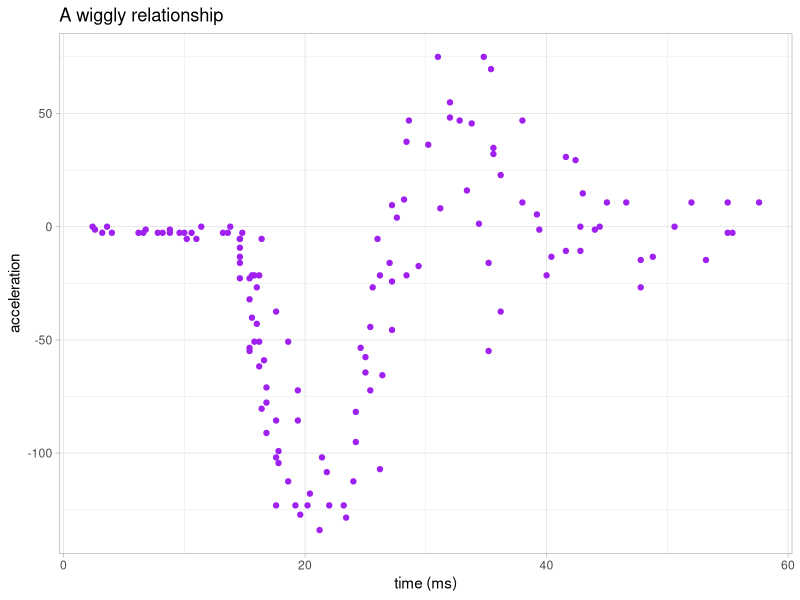
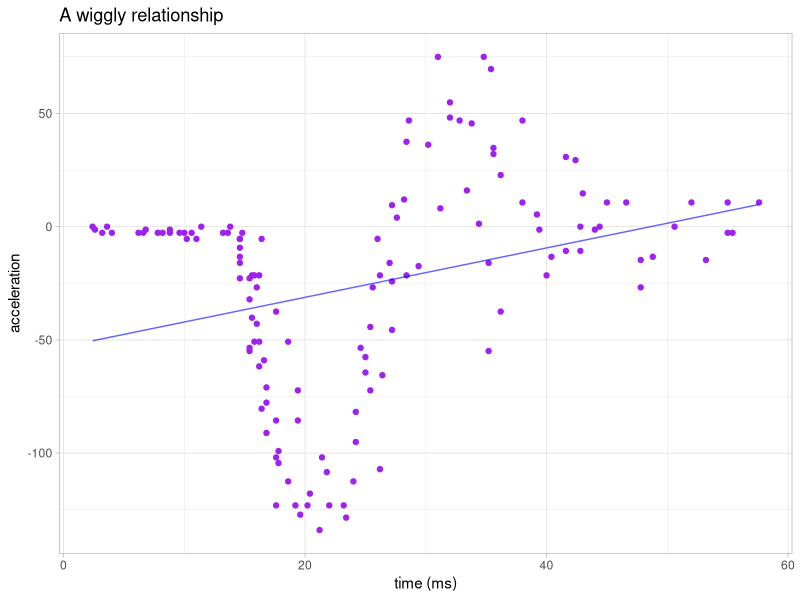
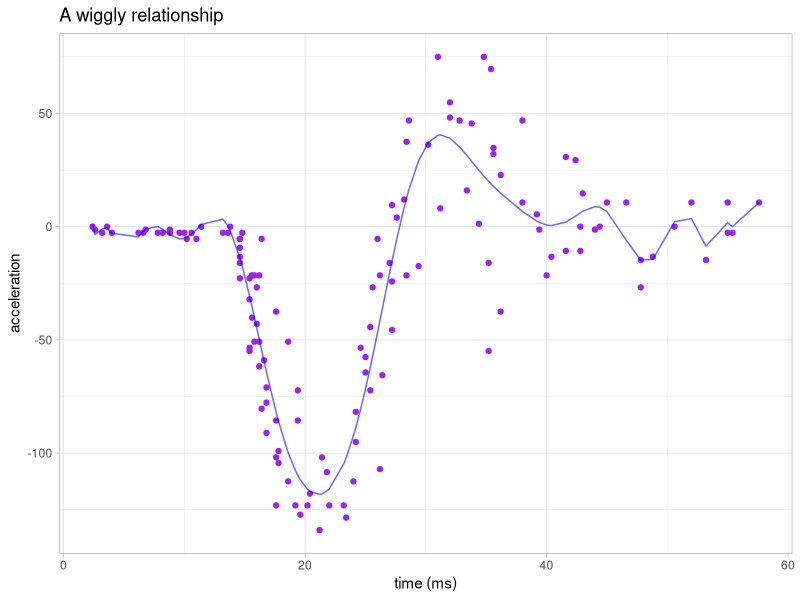
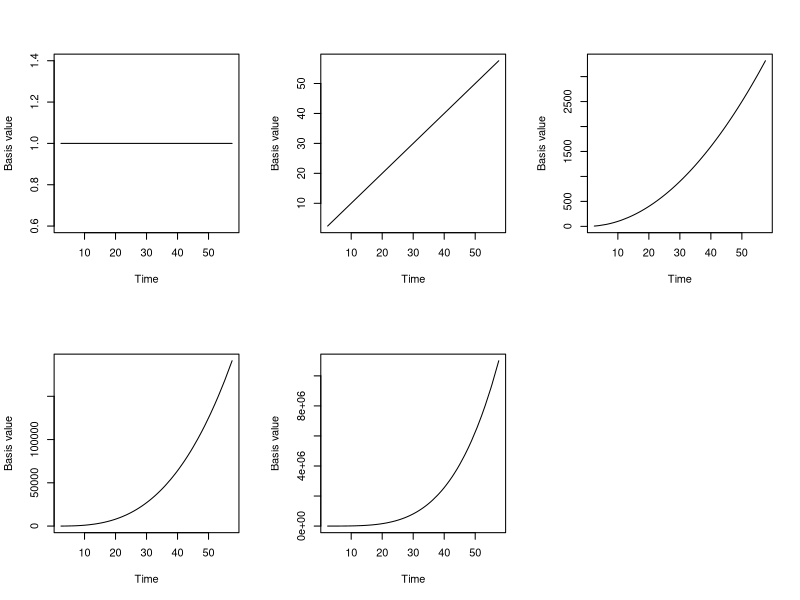
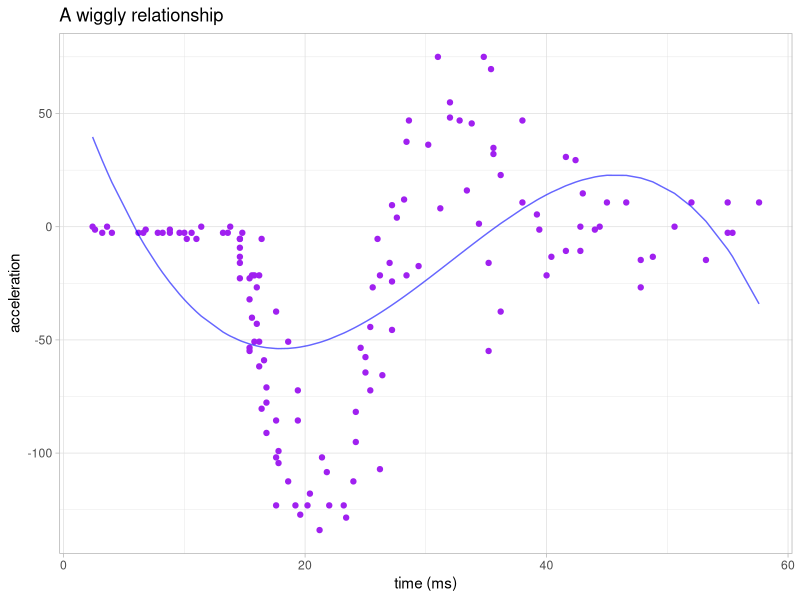
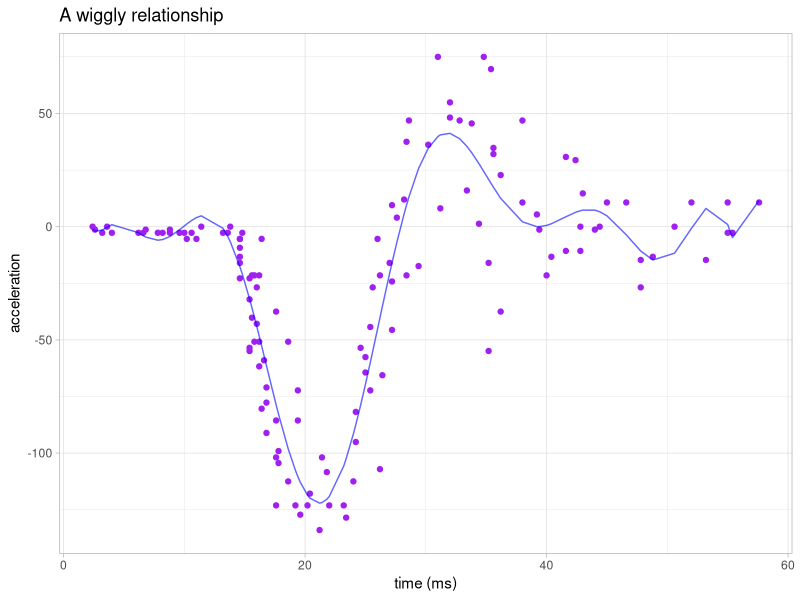
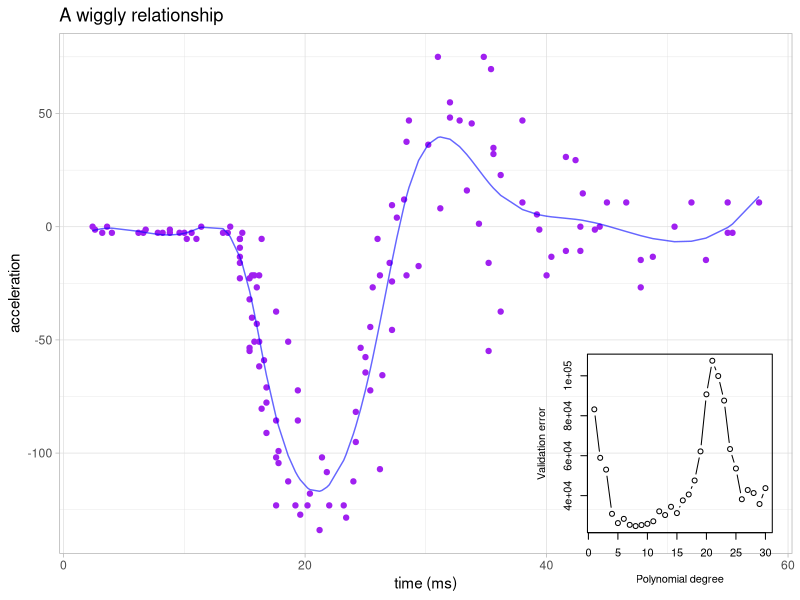

Generate these figures, in order, with R:
## ---- chunk 1
knitr::opts_chunk$set(echo = TRUE)
## ---- chunk 2
  
#= I use this all the time, thanks Hadley Wickham

  library(tidyverse)

#= use the mcyle data in the MASS library

  library(MASS)
  data(mcycle)

## ---- chunk 3

  head(mcycle)
  
  
  p <- ggplot(data=mcycle) +
      geom_point(aes(x=times, y=accel), col='purple', size=1.5) +
      xlab('time (ms)') + ylab('acceleration') + ggtitle('A wiggly relationship') +
      theme_light()

  p

## ---- chunk 4

  # to emphasise the basis matrix - intercept and linear term.
  f1Basis <- data.frame(y = mcycle$accel, x0 = 1, x1 = mcycle$times)
  head(f1Basis)
  
## ---- chunk 5

  # No intercept, I've got it already
  f1Fitted <- lm(y ~ . -1, data = f1Basis)
  summary(f1Fitted)
  
  f1Predicted <- f1Basis %>% mutate(yhat = fitted(f1Fitted)) %>% arrange(x1)
  
  p + geom_line(data = f1Predicted, aes(x1, yhat), col = 'blue', alpha = 0.6)


## ---- chunk 6

  # a complex model
  fbigFitted <- lm(accel ~ poly(times, 20), data = mcycle)
  
  fbigPredicted <- mcycle %>% mutate(yhat = fitted(fbigFitted)) %>% arrange(times)
  
  p + geom_line(data = fbigPredicted, aes(times, yhat), col = 'blue', alpha = 0.6)
  
## ---- chunk 7
  
  # construct using "raw" polynomials - usually you'd use orthogonal, but those are details
  f4Basis <- cbind(1, poly(mcycle$times, 4, raw = T))
  head(f4Basis)  

  par(mfrow = c(2,3))  

  for(i in 1:5){
    plot(mcycle$times, f4Basis[,i], xlab = "Time", ylab = "Basis value", type = 'l')
  }

## ---- chunk 8

  # fit that back to our data - several basis functions
  f4Basis <- data.frame(y = mcycle$accel, f4Basis)
  f4Fitted <- lm(y ~ ., data = f4Basis)
  
  f4Predicted <- f4Basis %>% mutate(yhat = fitted(f4Fitted)) %>% arrange(X1)
  
  p + geom_line(data = f4Predicted, aes(X1, yhat), col = 'blue', alpha = 0.6)

## ---- chunk 9

  # make lots of f
  
  basisList <- list()

  for(i in 1:20){
    
    basisList[[i]] <- data.frame(y = mcycle$accel, poly(mcycle$times, degree = i, raw = T))
  
    }
  
  # fit them all using OLS 

  modelList <- lapply(basisList, function(q){lm(y~., data = q)})

## ---- chunk 10

  adjRsq <- lapply(modelList, function(q){summary(q)$adj.r.squared}) %>% unlist()

  which.max(adjRsq)

## ---- chunk 11

  bestModel <- basisList[[12]] %>% mutate(yhat = fitted(modelList[[12]])) %>% arrange(X1)
  
  p + geom_line(data = bestModel, aes(X1, yhat), col = 'blue', alpha = 0.6)

## ---- chunk 12

  # make lots of f
  library(splines)  

  basisList <- list()

  for(i in 1:20){
    
    basisList[[i]] <- data.frame(y = mcycle$accel, bs(mcycle$times, df = i+2))
  
    }
  

  modelList <- lapply(basisList, function(q){lm(y~., data = q)})

## ---- chunk 13

  adjRsq <- lapply(modelList, function(q){summary(q)$adj.r.squared}) %>% unlist()

  which.max(adjRsq)

## ---- chunk 14

  bestModel <- basisList[[9]] %>% mutate(yhat = fitted(modelList[[9]])) 
  
  p + geom_line(data = bestModel, aes(mcycle$times, yhat), col = 'blue', alpha = 0.6)

## ---- chunk 15

  # create a train and validation set
  set.seed(234324)
  
  # about 60% for training
  trainInd <- sample(1:nrow(mcycle), size = 80, replace = F)  

  trainDat <- mcycle[trainInd,]

  validationDat <- mcycle[-trainInd,]
  
 # make lots of f and fit them with OLS
  
  error <- numeric(30)
 
  for(i in 1:30){
    
    currentModel <- lm(accel ~ bs(times, df = i+3, Boundary.knots = c(min(mcycle$times), max(mcycle$times))), data = trainDat)
    
    yhat <- predict(currentModel, newdata = validationDat)
    
    error[i] <- sum((validationDat$accel - yhat)^2)     
    
    }
  
## ---- chunk 16

  plot(error, xlab = "Polynomial degree", ylab = "Validation error", type = 'b')  

